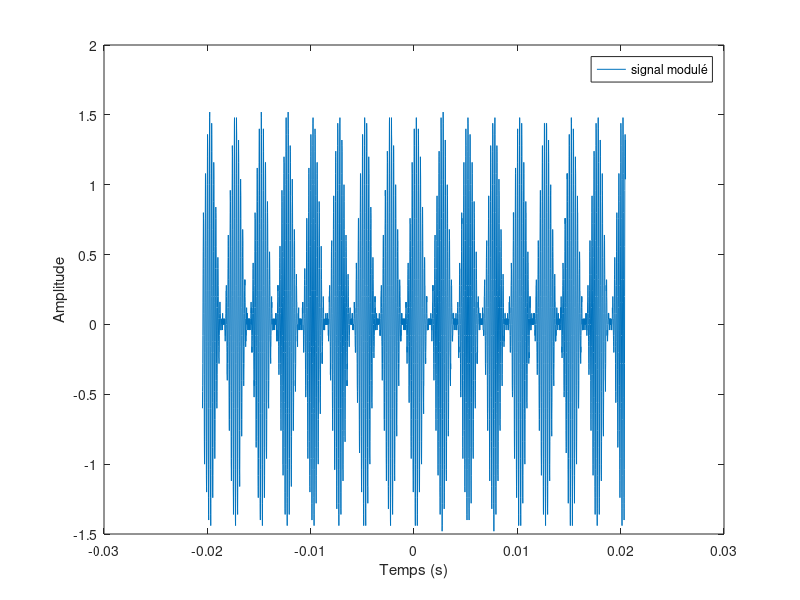

Reproduce this figure in MATLAB. (Note: this script raises an error after producing the figure.)
%%%%%%%on ferme les graphs ouverts précédemment 
close all;   

%%%%%%%on charge les données de la porteuse et les données du signal modulé

%fonction cvsread permet de lire des fichiers cvs  
si = csvread('JV2.CSV',3,3);

% nombre de points
N = max(size(si(:,1)));
% Calcul du temps d'échantillonnage
to = abs( si(1,1)-si(2,1)); 
%calcul de la fréquence d'échantillonage
Fe= 1/to;
%on créer un axe à la bonne taille centré en 0 
% JV : vrai si fftshift :)
F = (-N/2 : N/2 - 1)*Fe/N; % on enlève 1 pour avoir size(F) = 4095

% on affiche la courbe 
figure;
plot(si(:,1),si(:,2));
legend('signal modulé');
xlabel('Temps (s)');
ylabel('Amplitude');

%%%%%%%Calcul et affichage des FFT
donneesmod = fftshift(fft(si(:,2)));%calcul fft du signal modulé
%car on veut avoir un axe des abscisses allant de 0 à Fe permettant d'avoir
%N points répartis de manière linéaire.N= 4095 car c'est est la taille de
%abs(sy)
% on trace le graph de la FFT en fréquence 
figure;
plot(F,abs(sy),'r');
title('fft en fréquence'); 
xlabel('fréquence (Hz)');
ylabel('Amplitude'); 

%%%%% FFT en fréquence et démodulation
% On enlève la modulation qui est le pic central et maximal 

%/!\ il ne faut pas prendre les données du temps pour n'avoir
%que les valeurs de la modulation (il faut avoir un pic par une diagonale)

% repérage modulation & indice modulation
[valmod ,indmod]= max(abs(donneesmod)); 
% creation d'une matrice pour pouvoir parcourir les pics
donnees = zeros(N,1);  %il faut créer remplie de zéros sinon reste vide pour toujours
matrice = zeros(N,1); 

% on enlève une partie de la FFT (la partie où il ne trouve pas le maximum) 
for i=(N-1)/2:N %indice tableau 1 à N
    donneesmod(i)= 0;
end 
% on remplace tous les maxs de donneesmod par 0 ( pour enlever la porteuse )
donneesmod(indmod)= 0; 
donneesmod(indmod-1) = 0; 
donneesmod(indmod+1) = 0; 
donneesmod(indmod-2) = 0; 
donneesmod(indmod+2) = 0; 
donneesmod(indmod-3) = 0; 
donneesmod(indmod+3) = 0; 
% on rempli le nouveau tableau sans le max
for i=4:N
     donnees(i) = donneesmod(i); 
end 

% % on a le spectre sans la modulation mais il n'est pas centré en 0, il faut
% % le centrée en 0 
% 
distance = abs(indmod-(N-1)/2)
for j = 1:2*distance
       donnees((N-1)/2+distance-j) = donnees((N-1)/2-j);
       donnees((N-1)/2-j) = 0; %on efface les donnees prisent dans indice
end

% on trace le graph de la FFT en fréquence modifiée
figure;
plot(F,abs(donnees),'r');
title('fft en fréquence'); 
xlabel('fréquence (Hz)');
ylabel('Amplitude');     

% %demodulation  (=TF inverse)
demod= ifft(fftshift(donnees(:)),'symmetric'); 
figure;
plot (si(:,1) ,demod,'b'); 
title('figure démodulée'), 
xlabel('temps');
ylabel('tension(V)'); 









